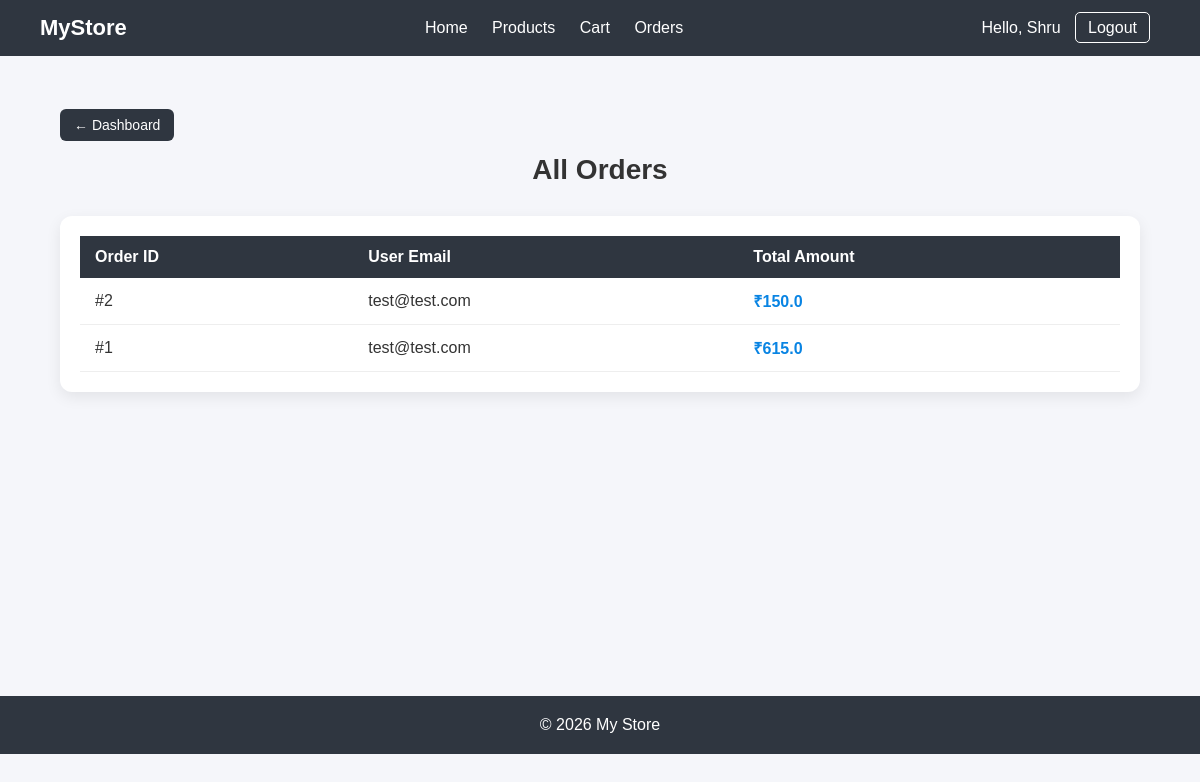
Screenshot of /admin/orders (signed in) with the database file from the repository.
### tables this page shows
CREATE TABLE orders (
    id INTEGER PRIMARY KEY AUTOINCREMENT,
    user_id INTEGER,
    total_amount REAL,
    created_at TEXT
);

CREATE TABLE users (
    id INTEGER PRIMARY KEY AUTOINCREMENT,
    name TEXT NOT NULL,
    email TEXT UNIQUE NOT NULL,
    password TEXT NOT NULL
, is_verified INTEGER DEFAULT 0, verification_token TEXT, reset_token TEXT, reset_token_created_at TEXT, is_admin INTEGER DEFAULT 0);

### app/routes.py (the view)
@main.route('/admin/orders')
@admin_required
def admin_orders():
    from database.db import get_connection
    conn = get_connection()
    cursor = conn.cursor()
    cursor.execute("""
        SELECT o.*, u.email
        FROM orders o
        JOIN users u ON o.user_id = u.id
        ORDER BY o.id DESC
    """)
    orders = cursor.fetchall()
    conn.close()
    return render_template('admin/orders.html', orders=orders)

### database/db.py (called while the page is built)
def get_connection():
    connection = sqlite3.connect('database/store.db')
    connection.row_factory = sqlite3.Row
    return connection

### templates/admin/orders.html
{% extends "admin/admin_base.html" %}
{% block admin_content %}
<h2 class="admin-title">All Orders</h2>
<div class="table-wrapper">
    <table class="admin-table">
        <thead>
            <tr>
                <th>Order ID</th>
                <th>User Email</th>
                <th>Total Amount</th>
            </tr>
        </thead>
        <tbody>
            {% for o in orders %}
            <tr>
                <td>#{{ o.id }}</td>
                <td>{{ o.email }}</td>
                <td class="amount">₹{{ o.total_amount }}</td>
            </tr>
            {% endfor %}
        </tbody>
    </table>
</div>
{% endblock %}

### static/style.css (style rules this page uses)
* { margin: 0; padding: 0; box-sizing: border-box; }
body { font-family: Arial, sans-serif; background: #f5f6fa; color: #333; }

### static/admin.css (style rules this page uses)
.admin-title { font-size: 28px; margin-bottom: 30px; text-align: center; }
.table-wrapper { background: white; padding: 20px; border-radius: 12px; box-shadow: 0 5px 15px rgba(0,0,0,0.08); overflow-x: auto; }
.admin-table { width: 100%; border-collapse: collapse; }
.admin-table thead { background: #2f3640; color: white; }
.admin-table th { padding: 12px; text-align: left; }
.admin-table td { padding: 12px; border-bottom: 1px solid #eee; }
.amount { font-weight: bold; color: #0984e3; }
.admin-table th, .admin-table td { padding: 12px 15px; text-align: left; }
.admin-table tbody tr { border-bottom: 1px solid #eee; transition: background 0.2s; }

### rows the page displays
orders: id "2", email "test@test.com", total_amount "150.0"
orders: id "1", email "test@test.com", total_amount "615.0"

### other values shown
{{ session.get('user_name') }} "Shru"
